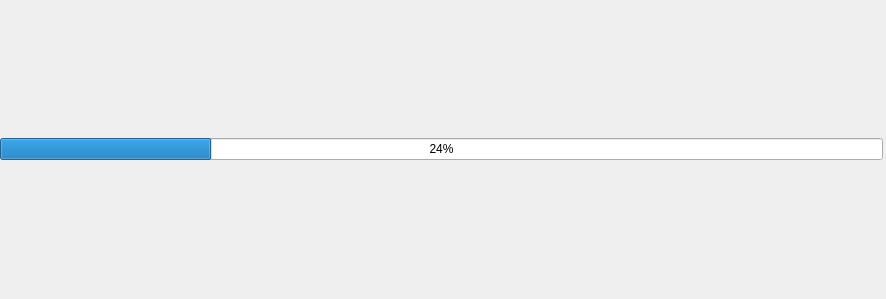
<?xml version="1.0" encoding="UTF-8"?>
<ui version="4.0">
 <class>Form</class>
 <widget class="QWidget" name="Form">
  <property name="geometry">
   <rect>
    <x>0</x>
    <y>0</y>
    <width>886</width>
    <height>299</height>
   </rect>
  </property>
  <property name="sizePolicy">
   <sizepolicy hsizetype="MinimumExpanding" vsizetype="Preferred">
    <horstretch>0</horstretch>
    <verstretch>0</verstretch>
   </sizepolicy>
  </property>
  <property name="windowTitle">
   <string>Form</string>
  </property>
  <layout class="QVBoxLayout" name="verticalLayout">
   <property name="spacing">
    <number>3</number>
   </property>
   <property name="leftMargin">
    <number>0</number>
   </property>
   <property name="topMargin">
    <number>0</number>
   </property>
   <property name="rightMargin">
    <number>0</number>
   </property>
   <property name="bottomMargin">
    <number>0</number>
   </property>
   <item>
    <layout class="QHBoxLayout" name="horizontalLayout">
     <item>
      <widget class="QProgressBar" name="bar">
       <property name="value">
        <number>24</number>
       </property>
      </widget>
     </item>
     <item>
      <widget class="IconLabel" name="wait_warning">
       <property name="toolTip">
        <string>&lt;html&gt;&lt;head/&gt;&lt;body&gt;&lt;p&gt;Warning: either there is no wait monitor, or the wait monitor device does not support wait completed events. Progress bar will display as if all waits completed immediately.&lt;/p&gt;&lt;/body&gt;&lt;/html&gt;</string>
       </property>
      </widget>
     </item>
    </layout>
   </item>
  </layout>
 </widget>
 <customwidgets>
  <customwidget>
   <class>IconLabel</class>
   <extends>QWidget</extends>
   <header>qtutils/widgets.h</header>
  </customwidget>
 </customwidgets>
 <resources>
  <include location="../../../../../../usr/local/lib/python2.7/dist-packages/qtutils/icons/icons.qrc"/>
 </resources>
 <connections/>
</ui>
